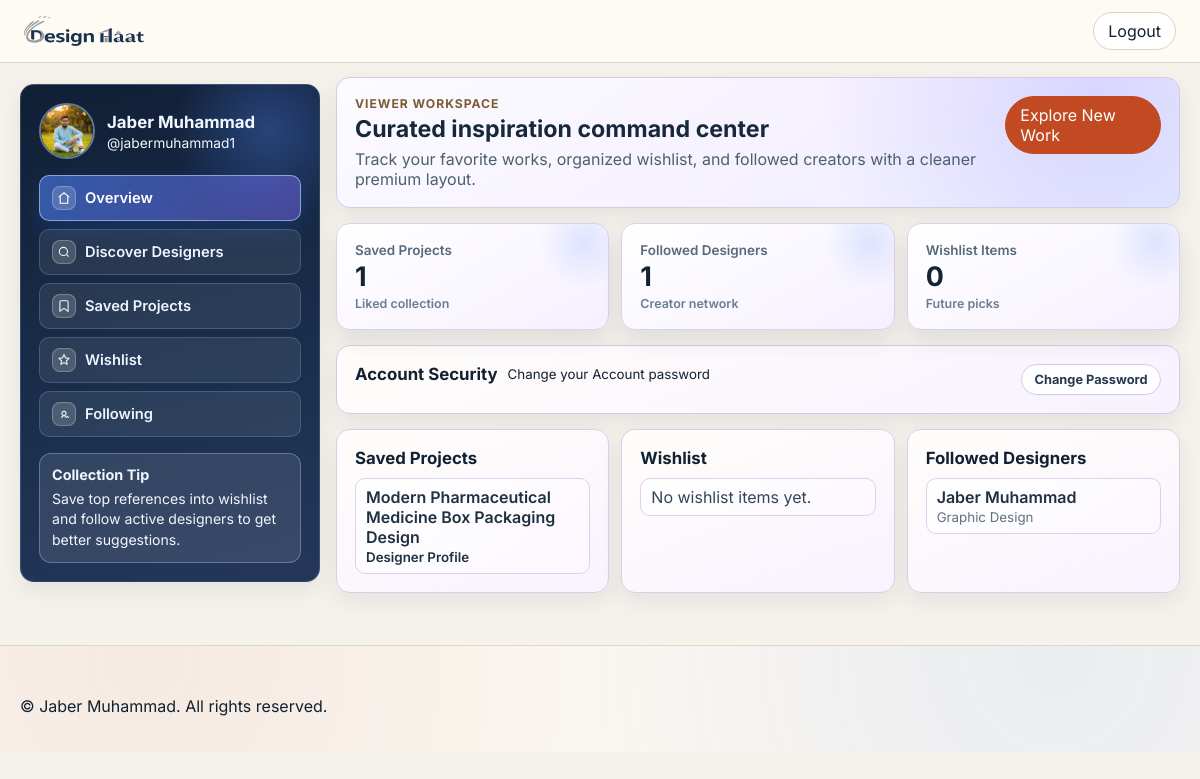
The app's page /viewer/1 (signed in) with its own data.
### app/models.py (models this page shows)
class Viewer(Base):
    __tablename__ = "viewers"
    id = Column(Integer, primary_key=True, index=True)
    full_name = Column(String(120), nullable=False)
    username = Column(String(80), nullable=True, unique=True, index=True)
    email = Column(String(180), nullable=False, unique=True, index=True)
    password = Column(String(255), nullable=False, default="")
    profile_image = Column(String(255), nullable=False, default="default-profile.svg")
    created_at = Column(DateTime, default=datetime.utcnow, nullable=False)
    following_designers = relationship("Designer", secondary=viewer_follows, back_populates="followers")
    liked_projects = relationship("Project", secondary=viewer_likes, back_populates="liked_by")
    wishlist_projects = relationship("Project", secondary=viewer_wishlist, back_populates="wishlisted_by")

class Project(Base):
    __tablename__ = "projects"
    __table_args__ = (
        UniqueConstraint("designer_id", "title", name="uq_project_designer_title"),
    )
    id = Column(Integer, primary_key=True, index=True)
    designer_id = Column(Integer, ForeignKey("designers.id", ondelete="CASCADE"), nullable=False)
    title = Column(String(180), nullable=False)
    description = Column(Text, nullable=False, default="")
    category = Column(String(80), nullable=False)
    tags = Column(String(255), nullable=False, default="")
    image_filename = Column(String(255), nullable=False)
    created_at = Column(DateTime, default=datetime.utcnow, nullable=False)
    updated_at = Column(DateTime, default=datetime.utcnow, onupdate=datetime.utcnow, nullable=False)
    designer = relationship("Designer", back_populates="projects")
    liked_by = relationship("Viewer", secondary=viewer_likes, back_populates="liked_projects")
    wishlisted_by = relationship("Viewer", secondary=viewer_wishlist, back_populates="wishlist_projects")

class Designer(Base):
    __tablename__ = "designers"
    id = Column(Integer, primary_key=True, index=True)
    full_name = Column(String(120), nullable=False)
    username = Column(String(80), nullable=True, unique=True, index=True)
    email = Column(String(180), nullable=False, unique=True, index=True)
    whatsapp = Column(String(40), nullable=False, default="")
    address = Column(String(255), nullable=False, default="")
    bio = Column(Text, nullable=False, default="")
    website_url = Column(String(255), nullable=False, default="")
    facebook_url = Column(String(255), nullable=False, default="")
    instagram_url = Column(String(255), nullable=False, default="")
    behance_url = Column(String(255), nullable=False, default="")
    dribbble_url = Column(String(255), nullable=False, default="")
    password = Column(String(255), nullable=False)
    skills = Column(String(255), nullable=False)
    profile_image = Column(String(255), nullable=False, default="default-profile.svg")
    cover_image = Column(String(255), nullable=False, default="default-cover.svg")
    created_at = Column(DateTime, default=datetime.utcnow, nullable=False)
    projects = relationship("Project", back_populates="designer", cascade="all, delete-orphan")
    followers = relationship("Viewer", secondary=viewer_follows, back_populates="following_designers")

### app/routers/viewer.py (the view)
@router.get("/{viewer_id}")
def dashboard(request: Request, viewer_id: int, db: Session = Depends(get_db)):
    ensure_viewer_owner(request, viewer_id)
    viewer = db.query(Viewer).filter(Viewer.id == viewer_id).first()
    if not viewer:
        raise HTTPException(status_code=404, detail="Viewer not found")
    auth = build_auth_context(request, db)
    return templates.TemplateResponse(
        "viewer_dashboard.html",
        {
            "request": request,
            "viewer": viewer,
            "followed": viewer.following_designers,
            "liked": viewer.liked_projects,
            "wishlist": viewer.wishlist_projects,
            "auth": auth,
        },
    )

### app/templates/viewer_dashboard.html (shortened to what this page needs)
<!DOCTYPE html>
<html lang="en">
<head>
    <link rel="stylesheet" href="/static/css/style.css">
</head>
<body>
<header class="topbar">
    <a href="/" class="logo" aria-label="Design Haat Home">
        <img src="/static/images/logo-main.svg" alt="Design Haat">
    </a>
    <div class="top-actions">
        <a href="/logout" class="chip">Logout</a>
    </div>
</header>
<main class="container dashboard-v2 dashx-shell">
    <aside class="dashboard-v2-sidebar premium-card dashx-sidebar">
        <div class="dashx-sidebar-glow" aria-hidden="true"></div>
        <div class="dashboard-v2-user dashx-user">
            <div class="dashboard-v2-user-avatar">
                <button type="button" id="viewerAvatarTrigger" class="dashboard-avatar-trigger" aria-haspopup="true" aria-expanded="false" aria-controls="viewerAvatarMenu">
                    <img src="{{ image_url(viewer.profile_image, 'default-profile.svg') }}" alt="{{ viewer.full_name }}">
                </button>
            </div>
            <div>
                <h2>{{ viewer.full_name }}</h2>
                <p>@{{ viewer.username or 'viewer' }}</p>
            </div>
        </div>
        <nav class="dashboard-v2-nav dashx-nav">
            <a href="/viewer/{{ viewer.id }}" class="active">
                <span class="dashx-nav-icon" aria-hidden="true"><svg viewBox="0 0 24 24" fill="none" stroke="currentColor" stroke-width="1.9"><path d="M3 10.5 12 3l9 7.5"/><path d="M5.5 9.5V21h13V9.5"/></svg></span>
                Overview
            </a>
            <a href="/">
                <span class="dashx-nav-icon" aria-hidden="true"><svg viewBox="0 0 24 24" fill="none" stroke="currentColor" stroke-width="1.9"><circle cx="11" cy="11" r="7"/><path d="m20 20-3.5-3.5"/></svg></span>
                Discover Designers
            </a>
            <a href="#saved-projects">
                <span class="dashx-nav-icon" aria-hidden="true"><svg viewBox="0 0 24 24" fill="none" stroke="currentColor" stroke-width="1.9"><path d="M19 21 12 16 5 21V5a2 2 0 0 1 2-2h10a2 2 0 0 1 2 2Z"/></svg></span>
                Saved Projects
            </a>
            <a href="#wishlist-projects">
                <span class="dashx-nav-icon" aria-hidden="true"><svg viewBox="0 0 24 24" fill="none" stroke="currentColor" stroke-width="1.9"><path d="m12 3 2.6 5.3 5.8.9-4.2 4.1 1 5.8L12 16.3l-5.2 2.8 1-5.8L3.6 9.2l5.8-.9L12 3Z"/></svg></span>
                Wishlist
            </a>
            <a href="#followed-designers">
                <span class="dashx-nav-icon" aria-hidden="true"><svg viewBox="0 0 24 24" fill="none" stroke="currentColor" stroke-width="1.9"><path d="M16 19a4 4 0 0 0-8 0"/><circle cx="12" cy="11" r="3.5"/><path d="M19.5 19a3.5 3.5 0 0 0-3-3.45"/></svg></span>
                Following
            </a>
        </nav>
        <div class="dashboard-v2-note dashx-note">
            <h4>Collection Tip</h4>
            <p>Save top references into wishlist and follow active designers to get better suggestions.</p>
        </div>
    </aside>
    <section class="dashboard-v2-main dashx-main">
        <article class="dashboard-v2-hero premium-card dashx-hero">
            <div>
                <p class="eyebrow">Viewer Workspace</p>
                <h1>Curated inspiration command center</h1>
                <p class="muted">Track your favorite works, organized wishlist, and followed creators with a cleaner premium layout.</p>
            </div>
            <a href="/" class="chip solid">Explore New Work</a>
        </article>
        <section class="dashboard-v2-stats dashboard-v2-stats-3 dashx-stats">
            <article class="dashboard-v2-stat premium-card dashx-stat-card">
                <span>Saved Projects</span>
                <strong>{{ liked|length }}</strong>
                <small>Liked collection</small>
            </article>
            <article class="dashboard-v2-stat premium-card dashx-stat-card">
                <span>Followed Designers</span>
                <strong>{{ followed|length }}</strong>
                <small>Creator network</small>
            </article>
            <article class="dashboard-v2-stat premium-card dashx-stat-card">
                <span>Wishlist Items</span>
                <strong>{{ wishlist|length }}</strong>
                <small>Future picks</small>
            </article>
        </section>
        <article class="premium-card dashx-security-panel">
            <details class="dashx-security-details" {% if request.query_params.get('pwd_ok') or request.query_params.get('pwd_error') %}open{% endif %}>
                <summary class="dashx-security-summary">
                    <div class="section-head">
                        <h3>Account Security</h3>
                        <small class="muted">Change your Account password</small>
                    </div>
                    <span class="dashx-security-trigger">Change Password</span>
                </summary>
            </details>
        </article>
        <div class="dashboard-v2-duo dashboard-v2-trio dashx-lists-grid">
            <article id="saved-projects" class="premium-card dashboard-v2-section dashx-list-card">
                <div class="section-head">
                    <h3>Saved Projects</h3>
                </div>
                <ul class="dashboard-v2-list dashboard-v2-linked-list">
                    {% for item in liked %}
                    <li>
                        <a href="/designer/{{ item.designer_id }}#project-{{ item.id }}">{{ item.title }}</a>
                        <small><a href="/designer/{{ item.designer_id }}">Designer Profile</a></small>
                    </li>
                    {% else %}
                    <li>No saved projects yet.</li>
                    {% endfor %}
                </ul>
            </article>
            <article id="wishlist-projects" class="premium-card dashboard-v2-section dashx-list-card">
                <div class="section-head">
                    <h3>Wishlist</h3>
                </div>
                <ul class="dashboard-v2-list dashboard-v2-linked-list">
                    {% for item in wishlist %}
                    <li>
                        <a href="/designer/{{ item.designer_id }}#project-{{ item.id }}">{{ item.title }}</a>
                        <small><a href="/designer/{{ item.designer_id }}">Designer Profile</a></small>
                    </li>
                    {% else %}
                    <li>No wishlist items yet.</li>
                    {% endfor %}
                </ul>
            </article>
            <article id="followed-designers" class="premium-card dashboard-v2-section dashx-list-card">
                <div class="section-head">
                    <h3>Followed Designers</h3>
                </div>
                <ul class="dashboard-v2-list dashboard-v2-linked-list">
                    {% for item in followed %}
                    <li>
                        <a href="/designer/{{ item.id }}">{{ item.full_name }}</a>
                        <small>{{ item.skills or 'Designer' }}</small>
                    </li>
                    {% else %}
                    <li>No followed designers yet.</li>
                    {% endfor %}
                </ul>
            </article>
        </div>
    </section>
</main>
<footer class="site-footer">
    <p>&copy; Jaber Muhammad. All rights reserved.</p>
</footer>
</body>
</html>

### records on screen
Viewer: profile_image (picture), full_name "Jaber Muhammad", username "jabermuhammad1"
Project: title "Modern Pharmaceutical Medicine Box Packaging Design"
Designer: full_name "Jaber Muhammad", skills "Graphic Design"

### other values on screen
{{ liked|length }} "1"
{{ followed|length }} "1"
{{ wishlist|length }} "0"
